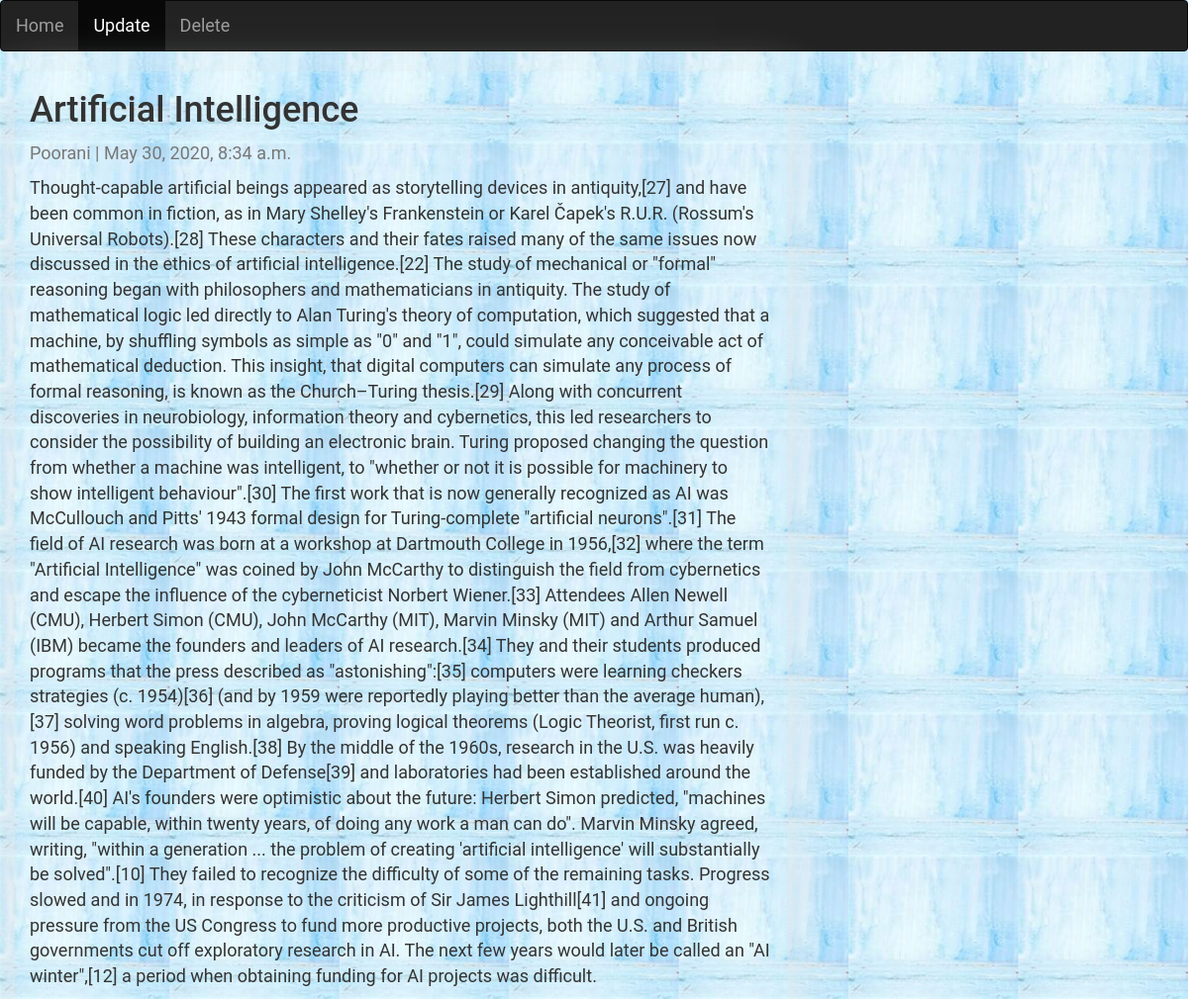
Page /post/25/ on the committed database.
### myblog/models.py (models this page shows, shortened)
class Post(models.Model):
    title = models.CharField(max_length=200, unique=True)
    slug = models.SlugField(max_length=200, unique=True)
    author = models.ForeignKey(User, on_delete=models.CASCADE, related_name='blog_posts')
    updated_on = models.DateTimeField(auto_now=True)
    content = models.TextField()
    created_on = models.DateTimeField(auto_now_add=True)
    status = models.IntegerField(choices=STATUS, default=0)
    class Meta:
        ordering = ['-created_on']

### myblog/views.py (the view)
# urls.py: path('post/<int:pk>/',PostDetail.as_view(), name='detail'),
class PostDetail(generic.DetailView):
       model = Post
       template_name = 'detail.html'

### myblog/templates/detail.html
{% extends 'base.html' %}
{% block content %}
<nav class="navbar navbar-inverse">
  <div class="container-fluid">
    <div class="navbar-header">
      <a class="navbar-brand" href="/">Home</a>
    </div>
    <ul class="nav navbar-nav">
      <li class="active"><a href="update/">Update</a></li>
      <li><a href="delete/">Delete</a></li>
  </div>
</nav>
<div class="container">
  <div class="row">
    <div class="col-md-8 card mb-4  mt-3 left  top">
      <div class="card-body">
        <h1>{% block title %} {{ post.title }} {% endblock title %}</h1>
        <p class=" text-muted">{{ post.author }} | {{ post.created_on }}</p>
        <p class="card-text ">{{ post.content }}</p>
      </div>
    </div>
  </div>
</div>
{% endblock content %}

### rows in the picture
Post: title "Artificial Intelligence", author "Poorani", created_on "May 30, 2020, 8:34 a.m.", content "Thought-capable artificial beings appeared as storytelling devices in antiquity,[27] and have been common in fiction, as in Mary Shelley's Frankenstein or Karel Čapek's R.U.R. (Rossum's Universal Robots).[28] These characters and their fates raised many of the same issues now discussed in the ethics of artificial intelligence.[22] The study of mechanical or \"formal\" reasoning began with philosophers and mathematicians in antiquity. The study of mathematical logic led directly to Alan Turing's theory of computation, which suggested that a machine, by shuffling symbols as simple as \"0\" and \"1\", could simulate any conceivable act of mathematical deduction. This insight, that digital computers…"
